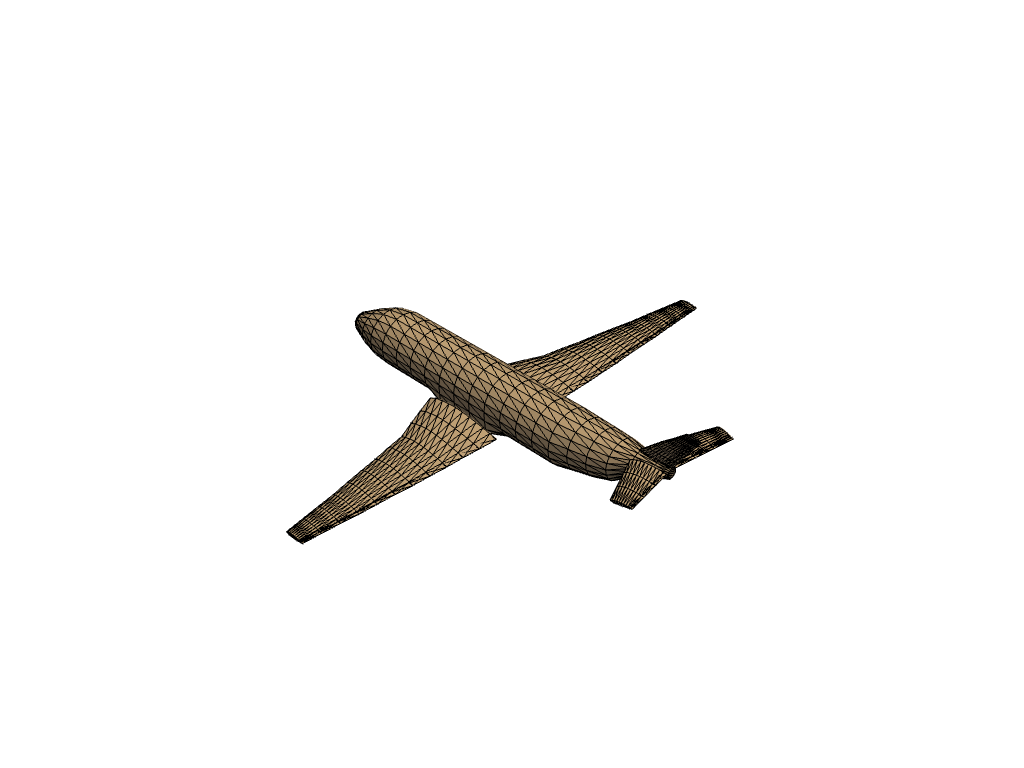

Python code for this plot:
import pyvista as pv
from pyvista import examples

pv.set_plot_theme("document")
mesh = examples.load_airplane()
plotter = pv.Plotter(off_screen=True)
plotter.add_mesh(mesh, color="tan", show_edges=True)
plotter.show(screenshot="test_camera.png")
